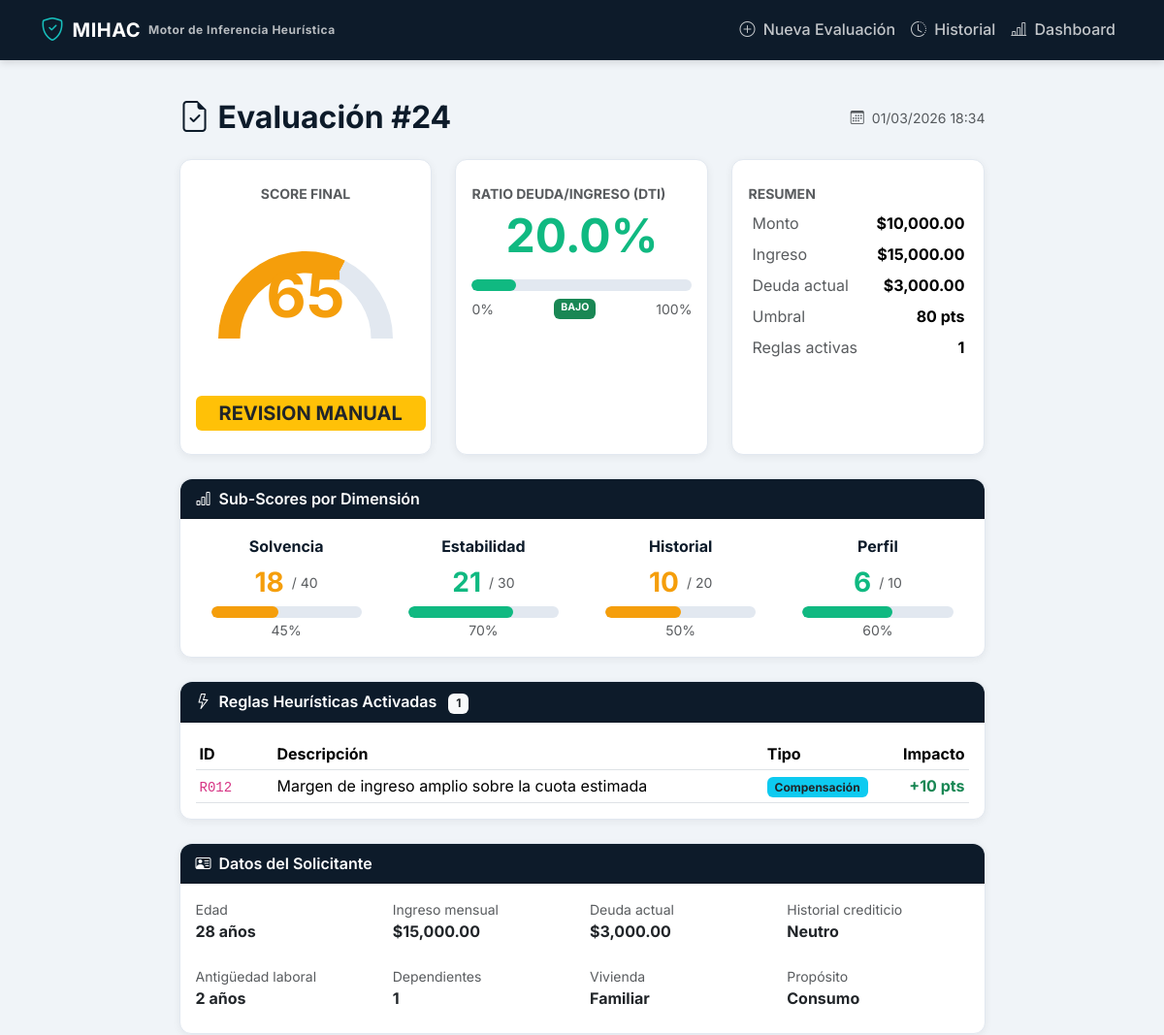
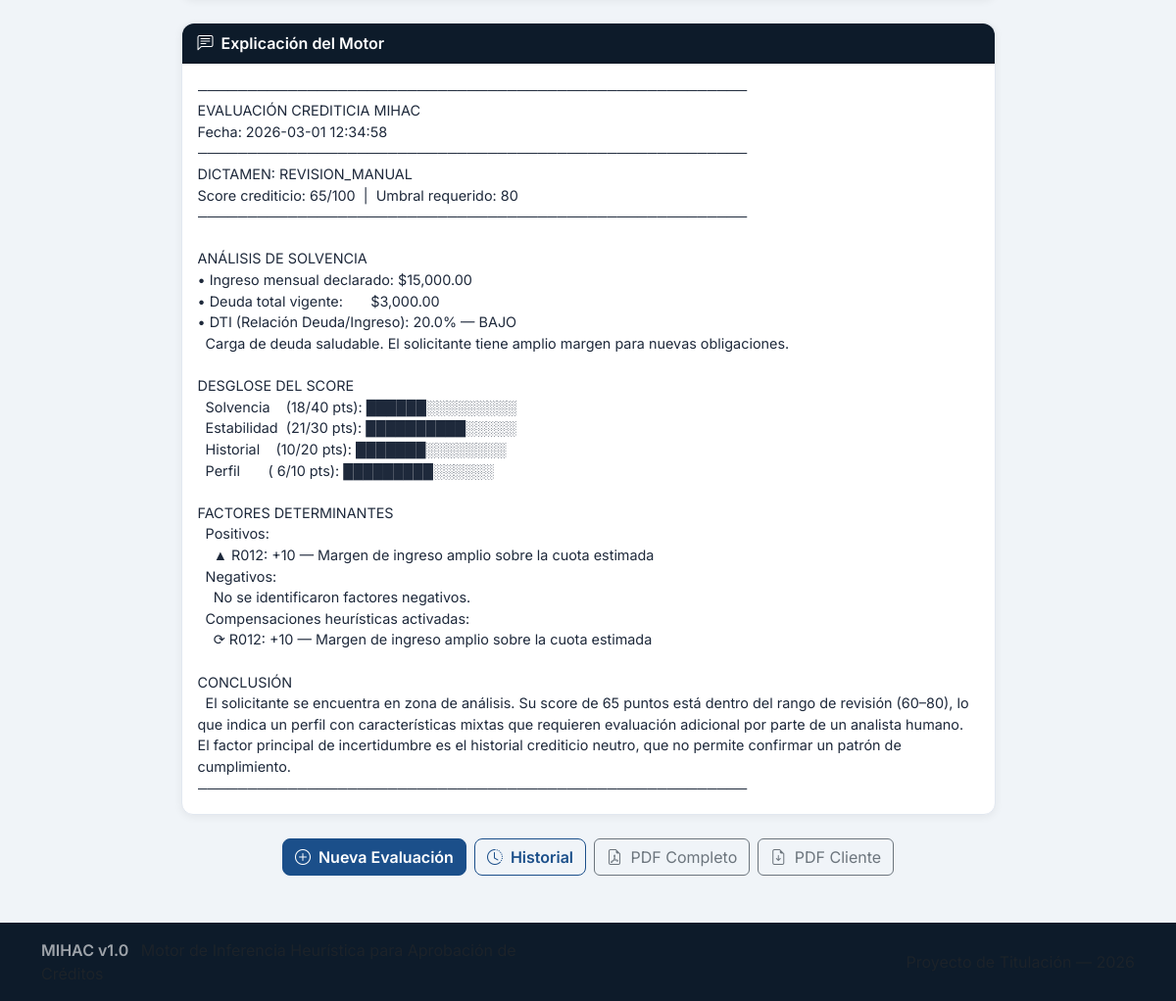
Screenshot of /resultado/24 with the database file from the repository (2 pictures, top to bottom).
### app/models.py (models this page shows, shortened)
class Evaluacion(db.Model):
    __tablename__ = "evaluaciones"
    id = db.Column(db.Integer, primary_key=True)
    timestamp = db.Column(
        db.DateTime, default=datetime.utcnow, nullable=False
    )
    edad = db.Column(db.Integer, nullable=False)
    ingreso_mensual = db.Column(db.Float, nullable=False)
    total_deuda_actual = db.Column(db.Float, nullable=False)
    historial_crediticio = db.Column(
        db.Integer, nullable=False
    )  # 0=Malo, 1=Neutro, 2=Bueno
    antiguedad_laboral = db.Column(db.Integer, nullable=False)
    numero_dependientes = db.Column(db.Integer, nullable=False)
    tipo_vivienda = db.Column(db.String(20), nullable=False)
    proposito_credito = db.Column(db.String(20), nullable=False)
    monto_credito = db.Column(db.Float, nullable=False)
    score_final = db.Column(db.Integer, nullable=False)
    dti_ratio = db.Column(db.Float, nullable=False)
    dti_clasificacion = db.Column(db.String(20), nullable=False)
    dictamen = db.Column(
        db.String(20), nullable=False
    )  # APROBADO, RECHAZADO, REVISION_MANUAL
    umbral_aplicado = db.Column(db.Integer, nullable=False)
    reglas_activadas = db.Column(
        db.Text, nullable=False, default="[]"
    )  # JSON string
    sub_scores = db.Column(
        db.Text, nullable=False, default="{}"
    )  # JSON string
    reporte_explicacion = db.Column(db.Text, nullable=False)
    analista_usuario = db.Column(
        db.String(50), nullable=True
    )
    notas_adicionales = db.Column(db.Text, nullable=True)
    def get_reglas_list(self) -> list[dict]:
        try:
            return json.loads(self.reglas_activadas or "[]")
        except (json.JSONDecodeError, TypeError):
            return []
    def get_sub_scores_dict(self) -> dict[str, Any]:
        try:
            return json.loads(self.sub_scores or "{}")
        except (json.JSONDecodeError, TypeError):
            return {}

### app/routes.py (the view)
@main.route("/resultado/<int:eval_id>")
def resultado(eval_id):
    from app.utils import clasificar_dti
    evaluacion = Evaluacion.query.get_or_404(eval_id)
    reglas = evaluacion.get_reglas_list()
    sub_scores = evaluacion.get_sub_scores_dict()
    dti_info = clasificar_dti(evaluacion.dti_ratio)
    maximos = {
        "solvencia": 40,
        "estabilidad": 30,
        "historial_score": 20,
        "perfil": 10,
    }
    labels = {
        "solvencia": "Solvencia",
        "estabilidad": "Estabilidad",
        "historial_score": "Historial",
        "perfil": "Perfil",
    }
    sub_scores_info = {}
    for key, max_val in maximos.items():
        valor = sub_scores.get(key, 0)
        pct = (valor / max_val * 100) if max_val > 0 else 0
        sub_scores_info[key] = {
            "label": labels.get(key, key),
            "valor": valor,
            "max": max_val,
            "pct": round(pct, 1),
            "color": (
                "#10B981" if pct >= 60
                else "#F59E0B" if pct >= 30
                else "#EF4444"
            ),
        }
    return render_template(
        "resultado.html",
        ev=evaluacion,
        reglas=reglas,
        sub_scores_info=sub_scores_info,
        dti_info=dti_info,
    )

### app/templates/resultado.html (shortened to what this page needs)
{% extends "base.html" %}
{% block content %}
<div class="row justify-content-center">
    <div class="col-lg-10 col-xl-9">
        <div class="d-flex justify-content-between align-items-center mb-4">
            <h2 class="text-mihac-navy fw-bold mb-0">
                <i class="bi bi-file-earmark-check me-2"></i>Evaluación #{{ ev.id }}
            </h2>
            <small class="text-muted">
                <i class="bi bi-calendar3 me-1"></i>
                {{ ev.timestamp.strftime('%d/%m/%Y %H:%M') }}
            </small>
        </div>
        <div class="row g-4 mb-4">
            <div class="col-md-4">
                <div class="card h-100 text-center">
                    <div class="card-body py-4">
                        <p class="text-muted small mb-1 fw-bold text-uppercase">Score Final</p>
                        <div class="position-relative d-inline-block">
                            <canvas id="scoreGauge" width="180" height="180"></canvas>
                            <div class="position-absolute top-50 start-50 translate-middle">
                                <span class="display-3 fw-bold" style="color: {{ ev.dictamen | color_dictamen }};">
                                    {{ ev.score_final }}
                                </span>
                            </div>
                        </div>
                        <div class="mt-2">
                            <span class="badge fs-5 px-4 py-2 {{ ev.dictamen | clase_badge }}">
                                {{ ev.dictamen | replace("_", " ") }}
                            </span>
                        </div>
                    </div>
                </div>
            </div>
            <div class="col-md-4">
                <div class="card h-100">
                    <div class="card-body py-4">
                        <p class="text-muted small mb-1 fw-bold text-uppercase">Ratio Deuda/Ingreso (DTI)</p>
                        <div class="text-center mb-3">
                            <span class="display-5 fw-bold" style="color: {{ dti_info.color }};">
                                {{ "%.1f"|format(ev.dti_ratio * 100) }}%
                            </span>
                        </div>
                        <div class="score-bar mb-2">
                            <div class="score-fill score-{{ 'alto' if ev.dti_ratio < 0.25 else ('medio' if ev.dti_ratio < 0.40 else 'bajo') }}"
                                 style="width: {{ [ev.dti_ratio * 100, 100] | min }}%;"></div>
                        </div>
                        <div class="d-flex justify-content-between small text-muted">
                            <span>0%</span>
                            <span class="badge {{ dti_info.clase }}">{{ ev.dti_clasificacion }}</span>
                            <span>100%</span>
                        </div>
                    </div>
                </div>
            </div>
            <div class="col-md-4">
                <div class="card h-100">
                    <div class="card-body py-4">
                        <p class="text-muted small mb-1 fw-bold text-uppercase">Resumen</p>
                        <table class="table table-sm table-borderless mb-0">
                            <tr>
                                <td class="text-muted">Monto</td>
                                <td class="fw-bold text-end">{{ ev.monto_credito | moneda }}</td>
                            </tr>
                            <tr>
                                <td class="text-muted">Ingreso</td>
                                <td class="fw-bold text-end">{{ ev.ingreso_mensual | moneda }}</td>
                            </tr>
                            <tr>
                                <td class="text-muted">Deuda actual</td>
                                <td class="fw-bold text-end">{{ ev.total_deuda_actual | moneda }}</td>
                            </tr>
                            <tr>
                                <td class="text-muted">Umbral</td>
                                <td class="fw-bold text-end">{{ ev.umbral_aplicado }} pts</td>
                            </tr>
                            <tr>
                                <td class="text-muted">Reglas activas</td>
                                <td class="fw-bold text-end">{{ reglas | length }}</td>
                            </tr>
                        </table>
                    </div>
                </div>
            </div>
        </div>
        <div class="card mb-4">
            <div class="card-header bg-mihac-navy text-white">
                <i class="bi bi-bar-chart me-2"></i>Sub-Scores por Dimensión
            </div>
            <div class="card-body">
                <div class="row g-3">
                    {% for nombre, info in sub_scores_info.items() %}
                    <div class="col-md-6 col-lg-3">
                        <div class="text-center">
                            <p class="fw-bold text-mihac-navy mb-1">{{ info.label }}</p>
                            <div class="d-flex align-items-center justify-content-center gap-2 mb-1">
                                <span class="fs-3 fw-bold" style="color: {{ info.color }};">{{ info.valor }}</span>
                                <span class="text-muted small">/ {{ info.max }}</span>
                            </div>
                            <div class="score-bar mx-3">
                                <div class="score-fill score-{{ 'alto' if info.pct >= 60 else ('medio' if info.pct >= 30 else 'bajo') }}"
                                     style="width: {{ info.pct }}%;"></div>
                            </div>
                            <small class="text-muted">{{ info.pct | int }}%</small>
                        </div>
                    </div>
                    {% endfor %}
                </div>
            </div>
        </div>
        <div class="card mb-4">
            <div class="card-header bg-mihac-navy text-white">
                <i class="bi bi-lightning me-2"></i>Reglas Heurísticas Activadas
                <span class="badge bg-light text-dark ms-2">{{ reglas | length }}</span>
            </div>
            <div class="card-body">
                {% if reglas %}
                <div class="table-responsive">
                    <table class="table table-sm table-mihac mb-0">
                        <thead>
                            <tr>
                                <th style="width: 80px;">ID</th>
                                <th>Descripción</th>
                                <th style="width: 100px;">Tipo</th>
                                <th style="width: 100px;" class="text-end">Impacto</th>
                            </tr>
                        </thead>
                        <tbody>
                            {% for r in reglas %}
                            <tr>
                                <td><code>{{ r.id }}</code></td>
                                <td>{{ r.descripcion }}</td>
                                <td>
                                    {% if r.tipo == "compensacion" %}
                                        <span class="badge bg-info text-dark">Compensación</span>
                                    {% else %}
                                        <span class="badge bg-secondary">Directa</span>
                                    {% endif %}
                                </td>
                                <td class="text-end fw-bold {{ 'text-success' if r.impacto > 0 else 'text-danger' }}">
                                    {{ "+" if r.impacto > 0 else "" }}{{ r.impacto }} pts
                                </td>
                            </tr>
                            {% endfor %}
                        </tbody>
                    </table>
                </div>
                {% else %}
                <p class="text-muted text-center mb-0">
                    <i class="bi bi-check-circle me-1"></i>
                    No se activaron reglas heurísticas adicionales.
                </p>
                {% endif %}
            </div>
        </div>
        <div class="card mb-4">
            <div class="card-header bg-mihac-navy text-white">
                <i class="bi bi-person-vcard me-2"></i>Datos del Solicitante
            </div>
            <div class="card-body">
                <div class="row g-3">
                    <div class="col-md-4 col-lg-3">
                        <p class="text-muted small mb-0">Edad</p>
                        <p class="fw-bold mb-2">{{ ev.edad }} años</p>
                    </div>
                    <div class="col-md-4 col-lg-3">
                        <p class="text-muted small mb-0">Ingreso mensual</p>
                        <p class="fw-bold mb-2">{{ ev.ingreso_mensual | moneda }}</p>
                    </div>
                    <div class="col-md-4 col-lg-3">
                        <p class="text-muted small mb-0">Deuda actual</p>
                        <p class="fw-bold mb-2">{{ ev.total_deuda_actual | moneda }}</p>
                    </div>
                    <div class="col-md-4 col-lg-3">
                        <p class="text-muted small mb-0">Historial crediticio</p>
                        <p class="fw-bold mb-2">{{ ev.historial_crediticio | texto_historial }}</p>
                    </div>
                    <div class="col-md-4 col-lg-3">
                        <p class="text-muted small mb-0">Antigüedad laboral</p>
                        <p class="fw-bold mb-2">{{ ev.antiguedad_laboral }} años</p>
                    </div>
                    <div class="col-md-4 col-lg-3">
                        <p class="text-muted small mb-0">Dependientes</p>
                        <p class="fw-bold mb-2">{{ ev.numero_dependientes }}</p>
                    </div>
                    <div class="col-md-4 col-lg-3">
                        <p class="text-muted small mb-0">Vivienda</p>
                        <p class="fw-bold mb-2">{{ ev.tipo_vivienda }}</p>
                    </div>
                    <div class="col-md-4 col-lg-3">
                        <p class="text-muted small mb-0">Propósito</p>
                        <p class="fw-bold mb-2">{{ ev.proposito_credito }}</p>
                    </div>
                </div>
            </div>
        </div>
        <div class="card mb-4">
            <div class="card-header bg-mihac-navy text-white">
                <i class="bi bi-chat-left-text me-2"></i>Explicación del Motor
            </div>
            <div class="card-body">
                <pre class="mb-0" style="white-space: pre-wrap; font-family: 'Inter', sans-serif; font-size: 0.9rem; color: #1e293b;">{{ ev.reporte_explicacion }}</pre>
            </div>
        </div>
        <div class="d-flex gap-2 justify-content-center flex-wrap mb-4">
            <a href="{{ url_for('main.index') }}" class="btn btn-primary">
                <i class="bi bi-plus-circle me-1"></i> Nueva Evaluación
            </a>
            <a href="{{ url_for('main.historial') }}" class="btn btn-outline-primary">
                <i class="bi bi-clock-history me-1"></i> Historial
            </a>
            <a href="{{ url_for('main.descargar_pdf', eval_id=ev.id) }}" class="btn btn-outline-secondary">
                <i class="bi bi-file-earmark-pdf me-1"></i> PDF Completo
            </a>
            <a href="{{ url_for('main.descargar_pdf_cliente', eval_id=ev.id) }}" class="btn btn-outline-secondary">
                <i class="bi bi-file-earmark-arrow-down me-1"></i> PDF Cliente
            </a>
        </div>
    </div>
</div>
{% endblock %}
{% block scripts %}
<script>
// ── Score Gauge (semicírculo con Chart.js) ────────────────
document.addEventListener("DOMContentLoaded", () => {
    const score = {{ ev.score_final }};
    const color = "{{ ev.dictamen | color_dictamen }}";
    const ctx = document.getElementById("scoreGauge");
    if (!ctx) return;
    new Chart(ctx, {
        type: "doughnut",
        data: {
            datasets: [{
                data: [score, 100 - score],
                backgroundColor: [color, "#E2E8F0"],
                borderWidth: 0,
            }]
        },
        options: {
            responsive: false,
            cutout: "75%",
            rotation: -90,
            circumference: 180,
            plugins: { legend: { display: false }, tooltip: { enabled: false } },
        }
    });
});
</script>
{% endblock %}

### rows the page displays
Evaluacion: id "24", timestamp "01/03/2026 18:34", score_final "65", dictamen "REVISION MANUAL", ev.dti_ratio*100 "20.0", dti_clasificacion "BAJO", monto_credito|moneda "$10,000.00", ingreso_mensual|moneda "$15,000.00", total_deuda_actual|moneda "$3,000.00", umbral_aplicado "80", edad "28", historial_crediticio|texto_historial "Neutro", antiguedad_laboral "2", numero_dependientes "1", tipo_vivienda "Familiar", proposito_credito "Consumo", reporte_explicacion "─────────────────────────────────────────────────────── EVALUACIÓN CREDITICIA MIHAC Fecha: 2026-03-01 12:34:58 ─────────────────────────────────────────────────────── DICTAMEN: REVISION_MANUAL Score crediticio: 65/100 | Umbral requerido: 80 ─────────────────────────────────────────────────────── ANÁLISIS DE SOLVENCIA • Ingreso mensual declarado: $15,000.00 • Deuda total vigente: $3,000.00 • DTI (Relación Deuda/Ingreso): 20.0% — BAJO Carga de deuda saludable. El solicitante tiene amplio margen para nuevas obligaciones. DESGLOSE DEL SCORE Solvencia (18/40 pts): ██████░░░░░░░░░ Estabilidad (21/30 pts): ██████████░░░░░ Historial (10/20 pts): ███████░░░░░░░░ Perfil ( 6/10 pts): █████████░░░░░░…"

### other values shown
{{ reglas | length }} "1"
{{ info.label }} "Solvencia" "Estabilidad" "Historial" "Perfil"
{{ info.valor }} "18" "21" "10" "6"
{{ info.max }} "40" "30" "20" "10"
{{ info.pct | int }} "45" "70" "50" "60"
{{ r.id }} "R012"
{{ r.descripcion }} "Margen de ingreso amplio sobre la cuota estimada"
{{ "+" if r.impacto > 0 else "" }} "+"
{{ r.impacto }} "10"
chart data {{ ev.score_final }} 65
